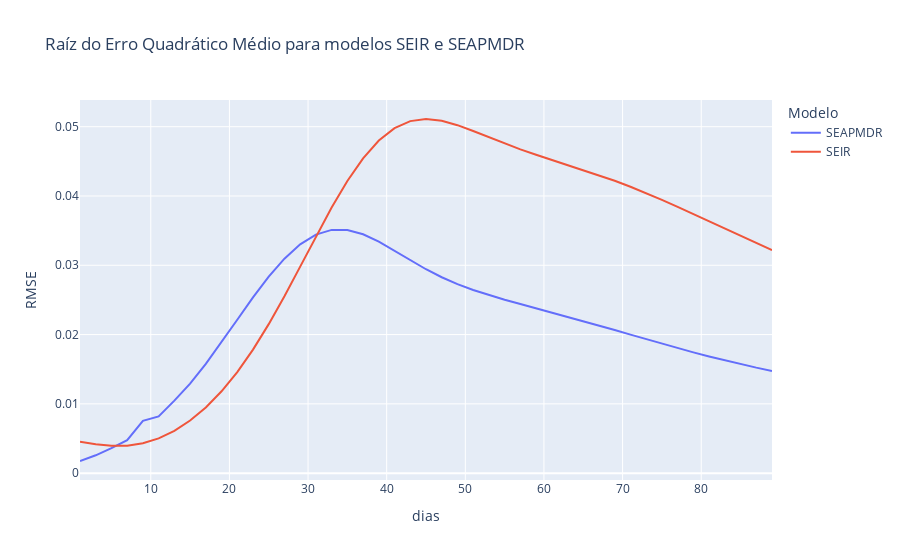

Notebook code cell kept with this figure:
### Markdown cell above
### Análise de resíduos

O gráfico a seguir fornece uma visualização de como os resíduos de ambos os modelos se comportam com o aumento do número de dias da previsão. 

Conforme se pode pode observar na figura, ambos os modelos tem resultados bastante parecidos nos primeiros dias. Porém, o modelo original (SEIR) tende a manter resíduos significativamente menores do que o modelo modificado (SEAPMDR) a partir do 18º dia, quando o resíduo desse segundo modelo aumenta em mais de uma ordem de grandeza.

### Code cell
performance_best = performance.query("scenario=='worst' & days < 91 & days % 2")

fig = px.line(
    performance_best,
    x="days",
    y="rmse",
    color="model",
    title="Raíz do Erro Quadrático Médio para modelos SEIR e SEAPMDR",
    labels={
        "model": "Modelo",
        "days": "dias",
        "rmse": "RMSE",
    }
)

fig.show()

### Figure 1 — Plotly figure (JSON) as saved in the notebook; plotly's stock layout.template omitted (floating-point values rounded to 4 significant figures)
{"data": [{"hovertemplate": "Modelo=SEAPMDR<br>dias=%{x}<br>RMSE=%{y}<extra></extra>", "legendgroup": "SEAPMDR", "line": {"color": "#636efa", "dash": "solid"}, "mode": "lines", "name": "SEAPMDR", "orientation": "v", "showlegend": true, "type": "scatter", "x": [1, 3, 5, 7, 9, 11, 13, 15, 17, 19, 21, 23, 25, 27, 29, 31, 33, 35, 37, 39, 41, 43, 45, 47, 49, 51, 53, 55, 57, 59, 61, 63, 65, 67, 69, 71, 73, 75, 77, 79, 81, 83, 85, 87, 89], "xaxis": "x", "y": [0.001752, 0.002574, 0.003604, 0.004767, 0.007558, 0.008183, 0.01047, 0.01293, 0.01576, 0.01888, 0.02214, 0.02537, 0.02837, 0.03095, 0.03302, 0.03442, 0.03511, 0.03509, 0.03447, 0.03341, 0.03209, 0.03073, 0.02943, 0.02827, 0.02728, 0.02644, 0.02571, 0.02504, 0.02441, 0.02379, 0.02318, 0.02257, 0.02195, 0.0213, 0.02065, 0.01999, 0.01933, 0.01868, 0.01804, 0.01743, 0.01684, 0.01628, 0.01574, 0.01523, 0.01474], "yaxis": "y"}, {"hovertemplate": "Modelo=SEIR<br>dias=%{x}<br>RMSE=%{y}<extra></extra>", "legendgroup": "SEIR", "line": {"color": "#EF553B", "dash": "solid"}, "mode": "lines", "name": "SEIR", "orientation": "v", "showlegend": true, "type": "scatter", "x": [1, 3, 5, 7, 9, 11, 13, 15, 17, 19, 21, 23, 25, 27, 29, 31, 33, 35, 37, 39, 41, 43, 45, 47, 49, 51, 53, 55, 57, 59, 61, 63, 65, 67, 69, 71, 73, 75, 77, 79, 81, 83, 85, 87, 89], "xaxis": "x", "y": [0.004527, 0.004183, 0.003958, 0.00395, 0.004311, 0.005014, 0.006103, 0.007598, 0.009478, 0.01181, 0.01458, 0.01783, 0.0215, 0.02552, 0.02981, 0.03415, 0.03834, 0.04216, 0.04543, 0.048, 0.04979, 0.0508, 0.05111, 0.05085, 0.05022, 0.04938, 0.04846, 0.04757, 0.04673, 0.04595, 0.04521, 0.04449, 0.04377, 0.04301, 0.0422, 0.04134, 0.04042, 0.03945, 0.03844, 0.03741, 0.03636, 0.03531, 0.03425, 0.0332, 0.03218], "yaxis": "y"}], "layout": {"legend": {"title": {"text": "Modelo"}, "tracegroupgap": 0}, "title": {"text": "Raíz do Erro Quadrático Médio para modelos SEIR e SEAPMDR"}, "xaxis": {"anchor": "y", "domain": [0, 1], "title": {"text": "dias"}}, "yaxis": {"anchor": "x", "domain": [0, 1], "title": {"text": "RMSE"}}}}
